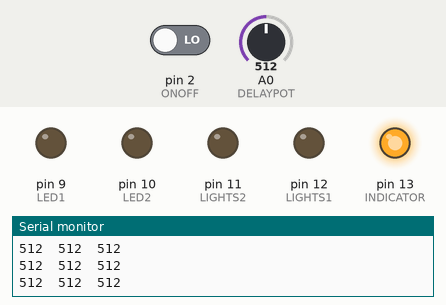
Recording of a sketch running on a simulated Arduino Uno, built with avr-gcc and run on an emulated ATmega328P. On the bench: output pins drawn as LEDs (lit = HIGH), the last lines printed to the serial monitor. Dashed ring = blinking. The inputs (shaded band) are chosen by the test bench; at power-on: pin 2 (ONOFF) LOW, A0 (DELAYPOT) = 512.

Above: at 1.2 s.
1.3 s: pin 2 (ONOFF) driven HIGH
At 1.45 s:
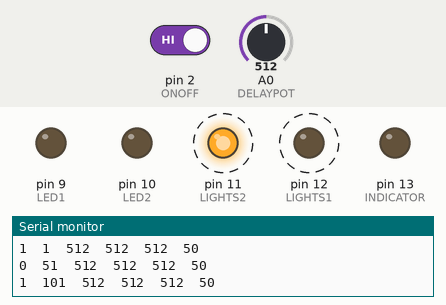
4.3 s: A0 (DELAYPOT) set to 306
At 5.35 s:
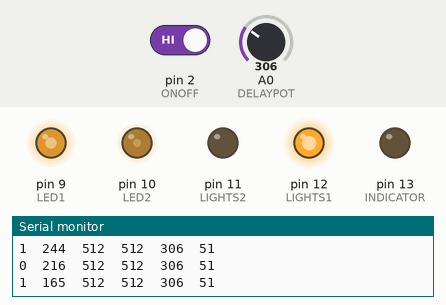
Timing chart, 0 to 5.2 s (numbered marks = the images above; inputs shaded):
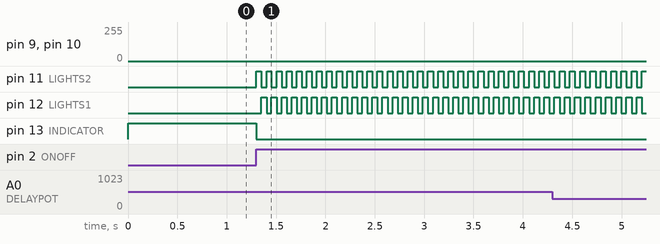

Measured:
- after the input at 1.3 s, pin 11 (LIGHTS2): alternates HIGH for 0.05 s and LOW for 0.05 s, starting at once; pin 12 (LIGHTS1): alternates HIGH for 0.05 s and LOW for 0.05 s, starting after 0.05 s; pin 13 (INDICATOR): HIGH → LOW at once

The sketch:

sketch.ino
```cpp
/*
 christmas.ino
 written dec2014 to control string of lights using a bjt
*/

const int ONOFF = 2; // ON/OFF switch
const int DELAYPOT = 0; //the speed potentiometer
const int LED1 = 9; //red led
const int LED2 = 10; //green led
const int LIGHTS1 = 12;  //the christmas lights
const int LIGHTS2 = 11; //the other christmas lights
const int BAUD = 9600; //serial port baud
const int INDICATOR = 13; //calibration indicator
const int SCALEMIN = 50;
const int SCALEMAX = 4000;

int brightness = 0; //starting brightness
int fadeAmount = 1; //how many points to fade the LEDs by

boolean mode = false;
boolean onoffSW = false;

unsigned long prevMillisLED = 0; //will store last time LED was updated
unsigned long prevMillisLight = 0; //will store last time Light was updated
unsigned long curMillis = 0;
unsigned long lightSpeed = 1000; //interval at which to blink (milliseconds)
unsigned long ledSpeed = 10;

int sensorMin = 1023; //minimum sensor value
int sensorMax = 10; //maximum sensor value
int sensorValue = 10; //the sensor value


void setup()
{
  pinMode(ONOFF, INPUT);
  pinMode(LIGHTS1, OUTPUT);
  pinMode(LIGHTS2, OUTPUT);
  pinMode(LED1, OUTPUT);
  pinMode(LED2, OUTPUT);
  pinMode(INDICATOR, OUTPUT);
  pinMode(A0, INPUT);

  Serial.begin(BAUD);
}

void loop()
{
  curMillis = millis();
  onoffSW = digitalRead(ONOFF);


  if (onoffSW) {
    digitalWrite(INDICATOR, LOW); //signal the end of the calibration period
    sensorValue = analogRead(DELAYPOT); //read the sensor
    lightSpeed = map(sensorValue, sensorMin, sensorMax, SCALEMIN, SCALEMAX);   //apply the calibration to the sensor reading
    lightSpeed = constrain(lightSpeed, SCALEMIN, SCALEMAX); //in case the sensor value is outside the range during calibration

    ledSpeed = lightSpeed / 100;

    if (curMillis - prevMillisLED > ledSpeed) {
      prevMillisLED = curMillis;
      analogWrite(LED1, brightness);
      analogWrite(LED2, 255-brightness);
      brightness = brightness + fadeAmount;

      if (brightness == 0 || brightness == 255) {
	fadeAmount = -fadeAmount;
      }
    }

    if (curMillis - prevMillisLight > lightSpeed) {
      prevMillisLight = curMillis;
      digitalWrite(LIGHTS1, mode);
      mode = !mode;
      digitalWrite(LIGHTS2, mode);

      Serial.print(mode);
      Serial.print("\t");
      Serial.print(brightness);
      Serial.print("\t");
      Serial.print(sensorMin);
      Serial.print("\t");
      Serial.print(sensorMax);
      Serial.print("\t");
      Serial.print(sensorValue);
      Serial.print("\t");
      Serial.println(lightSpeed);
    }
  } else {
    digitalWrite(INDICATOR, HIGH);
    analogWrite(LED1, 0);
    analogWrite(LED2, 0);
    digitalWrite(LIGHTS1, LOW);
    digitalWrite(LIGHTS2, LOW);
    calibrate();
  }

}


void calibrate() {

  sensorValue = analogRead(A0);

  // record the maximum sensor value
  if (sensorValue > sensorMax) {
    sensorMax = sensorValue;
  }

  // record the minimum sensor value
  if (sensorValue < sensorMin) {
    sensorMin = sensorValue;
  }
  Serial.print(sensorMin, DEC);
  Serial.print("\t");
  Serial.print(sensorMax, DEC);
  Serial.print("\t");
  Serial.println(sensorValue, DEC);

  delay(20);
}
```
